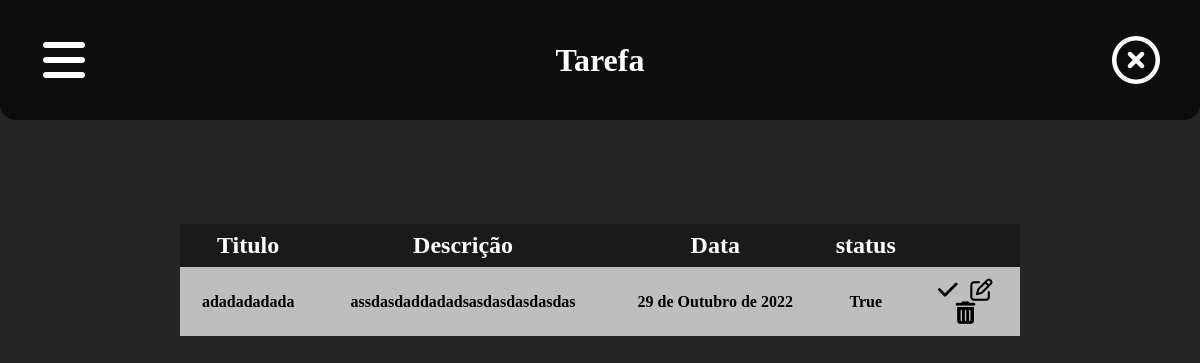
The page / on the database its author committed.
### to_do_list/models.py (models this page shows)
class Tarefa(models.Model):
    titulo = models.CharField(max_length=255, null=True)
    descricao = models.TextField()
    dataEntrada = models.DateField()
    status = models.BooleanField()

### to_do_list/views.py (the view)
# urls.py: path('', views.index, name='home'),
def index(request):
    tarefas = Tarefa.objects.all()
    context = {
        'tarefa': tarefas
    }
    return render(request, 'home/index.html', context=context)

### to_do_list/templates/home/index.html (shortened to what this page needs)
{% extends 'base.html' %}
{% load static %}
{% block head %}
<link rel="stylesheet" href="{% static 'vendor/css/tarefa/styles.css' %}">
<link rel="stylesheet" href="https://cdnjs.cloudflare.com/ajax/libs/font-awesome/6.2.0/css/all.css">
{% endblock %}
{% block header %}
    {% include 'parciais/_header.html' %}
{% endblock %}
{% block conteudo %}
    {% include 'parciais/_tabela.html' %}
{% endblock %}

### templates/parciais/_tabela.html
<main>
    <table id="tabela">
        <tr>
            <th>Titulo</th>
            <th>Descrição</th>
            <th>Data </th>
            <th>status</th>
            <th></th>
        </tr>
        {% for tf in tarefa %}
            <tr>
                <th><a href="#">{{tf.titulo}}</a></th>
                <th>
                    <p>{{tf.descricao}}</p>
                </th>
                <th>{{tf.dataEntrada}} </th>
                <th>{{tf.status}}</th>
                <th>
                    <a href="{% url 'mudarStatus' tf.id %}"><i class="fa-solid fa-check"></i></a>
                    <a href="{% url 'editar' tf.id %}"><i class="fa-regular fa-pen-to-square"></i></a>
                    <a href="{% url 'deletar' tf.id %}"><i class="fa-solid fa-trash-can"></i></a>
                </th>
             </tr>
        {% endfor %}
    </table>
</main>

### rows shown on the page
Tarefa: titulo "adadadadada", descricao "assdasdaddadadsasdasdasdasdas", dataEntrada "29 de Outubro de 2022", status "True"
